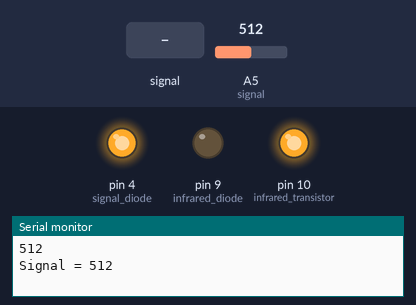
A sketch run on a simulated Arduino Uno, built with avr-gcc and run on an emulated ATmega328P. Shown: output pins drawn as LEDs (lit = HIGH), the last lines printed to the serial monitor. The test bench sets the inputs (shaded band); at power-on: A5 (signal) = 512. Pins used as bus, display or sensor lines are not drawn.

Above: at 1.8 s.
1.9 s: A5 (signal) fed a 200 Hz sine of ±460 counts around its level
At 3.5 s:
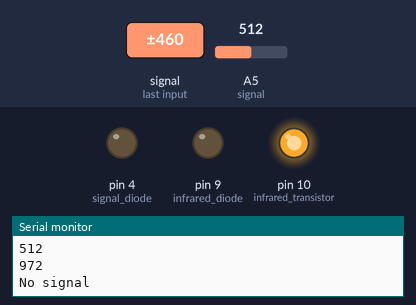
6.0 s: A5 (signal) set to 890
8.2 s: A5 (signal) set to 906
At 11.2 s:
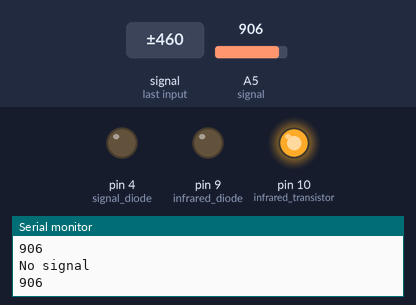
11.5 s: A5 (signal) set to 716
At 13.7 s:
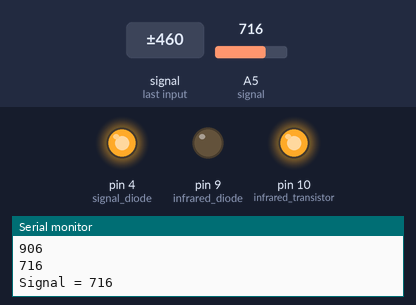
Timing chart, 0 to 15.2 s (numbered marks = the images above; inputs shaded):
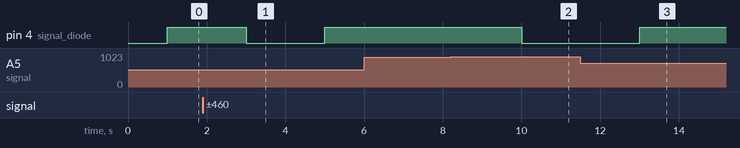

Measured:
- after the input at 1.9 s, pin 4 (signal_diode): HIGH → LOW after 1.1 s, → HIGH 2.0 s later
- after the input at 8.2 s, pin 4 (signal_diode): HIGH → LOW after 1.8 s
- after the input at 11.5 s, pin 4 (signal_diode): LOW → HIGH after 1.5 s

The sketch:

ultrasonic_sensor.ino
```cpp
int val;
int flag;

void setup() {
  // put your setup code here, to run once:
// TCCR1B = TCCR1B & 0b11111000 | 0x01;

  Serial.begin(9600); // Задаем скорость обмена com-порта 9600
  pinMode(10, OUTPUT);//infrared transistor
  pinMode(A5, INPUT);//signal
  pinMode(9, OUTPUT);//infrared diode
  pinMode(3, OUTPUT);//power diode
  pinMode(4, OUTPUT);//signal diode


  flag = 0;
  digitalWrite(3, HIGH);
  digitalWrite(10,HIGH);
}

void loop() {

  // put your main code here, to run repeatedly:
    //digitalWrite(10,HIGH);
    digitalWrite(9,HIGH);
    val = analogRead(A5);
    digitalWrite(9,LOW);

        delay(1000);
  Serial.println(val);
 if (val<900)
 {
  if (flag==0)
  {
    Serial.print("Signal = ");
    Serial.print(val);
    Serial.print("\n");
    flag=1;
    digitalWrite(4, HIGH);
  }
 }
 else if (flag==1)
  {
    Serial.println("No signal");
    flag=0;
    digitalWrite(4, LOW);
  }

}
```
